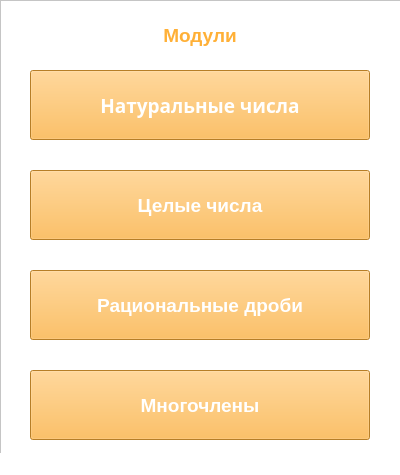
<?xml version="1.0" encoding="UTF-8"?>
<ui version="4.0">
 <class>MainWindow</class>
 <widget class="QMainWindow" name="MainWindow">
  <property name="enabled">
   <bool>true</bool>
  </property>
  <property name="geometry">
   <rect>
    <x>0</x>
    <y>0</y>
    <width>400</width>
    <height>475</height>
   </rect>
  </property>
  <property name="contextMenuPolicy">
   <enum>Qt::DefaultContextMenu</enum>
  </property>
  <property name="acceptDrops">
   <bool>false</bool>
  </property>
  <property name="windowTitle">
   <string>DM_colloquium_2019</string>
  </property>
  <property name="windowIcon">
   <iconset>
    <normaloff>../icon.ico</normaloff>../icon.ico</iconset>
  </property>
  <property name="toolTip">
   <string/>
  </property>
  <property name="layoutDirection">
   <enum>Qt::LeftToRight</enum>
  </property>
  <property name="styleSheet">
   <string notr="true">background-color: white</string>
  </property>
  <widget class="QWidget" name="centralwidget">
   <widget class="QFrame" name="frame">
    <property name="geometry">
     <rect>
      <x>0</x>
      <y>0</y>
      <width>420</width>
      <height>510</height>
     </rect>
    </property>
    <property name="frameShape">
     <enum>QFrame::StyledPanel</enum>
    </property>
    <property name="frameShadow">
     <enum>QFrame::Raised</enum>
    </property>
    <widget class="QPushButton" name="pushButton_N">
     <property name="geometry">
      <rect>
       <x>30</x>
       <y>70</y>
       <width>340</width>
       <height>70</height>
      </rect>
     </property>
     <property name="font">
      <font>
       <family>Microsoft Uighur</family>
       <pointsize>14</pointsize>
       <weight>75</weight>
       <italic>false</italic>
       <bold>true</bold>
       <underline>false</underline>
       <kerning>true</kerning>
      </font>
     </property>
     <property name="styleSheet">
      <string notr="true">background-color: #FFB037; color: white</string>
     </property>
     <property name="text">
      <string>Натуральные числа</string>
     </property>
    </widget>
    <widget class="QLabel" name="label">
     <property name="geometry">
      <rect>
       <x>30</x>
       <y>10</y>
       <width>340</width>
       <height>51</height>
      </rect>
     </property>
     <property name="sizePolicy">
      <sizepolicy hsizetype="Expanding" vsizetype="Expanding">
       <horstretch>0</horstretch>
       <verstretch>0</verstretch>
      </sizepolicy>
     </property>
     <property name="font">
      <font>
       <pointsize>14</pointsize>
       <weight>75</weight>
       <bold>true</bold>
      </font>
     </property>
     <property name="layoutDirection">
      <enum>Qt::LeftToRight</enum>
     </property>
     <property name="styleSheet">
      <string notr="true">color: #FFB037</string>
     </property>
     <property name="frameShape">
      <enum>QFrame::NoFrame</enum>
     </property>
     <property name="text">
      <string>Модули</string>
     </property>
     <property name="alignment">
      <set>Qt::AlignCenter</set>
     </property>
    </widget>
    <widget class="QPushButton" name="pushButton_Z">
     <property name="geometry">
      <rect>
       <x>30</x>
       <y>170</y>
       <width>340</width>
       <height>70</height>
      </rect>
     </property>
     <property name="font">
      <font>
       <pointsize>14</pointsize>
       <weight>75</weight>
       <italic>false</italic>
       <bold>true</bold>
       <underline>false</underline>
       <kerning>true</kerning>
      </font>
     </property>
     <property name="styleSheet">
      <string notr="true">background-color: #FFB037; color: white</string>
     </property>
     <property name="text">
      <string>Целые числа</string>
     </property>
    </widget>
    <widget class="QPushButton" name="pushButton_Q">
     <property name="geometry">
      <rect>
       <x>30</x>
       <y>270</y>
       <width>340</width>
       <height>70</height>
      </rect>
     </property>
     <property name="font">
      <font>
       <pointsize>14</pointsize>
       <weight>75</weight>
       <italic>false</italic>
       <bold>true</bold>
       <underline>false</underline>
       <kerning>true</kerning>
      </font>
     </property>
     <property name="styleSheet">
      <string notr="true">background-color: #FFB037; color: white</string>
     </property>
     <property name="text">
      <string>Рациональные дроби</string>
     </property>
    </widget>
    <widget class="QPushButton" name="pushButton_P">
     <property name="geometry">
      <rect>
       <x>30</x>
       <y>370</y>
       <width>340</width>
       <height>70</height>
      </rect>
     </property>
     <property name="font">
      <font>
       <pointsize>14</pointsize>
       <weight>75</weight>
       <italic>false</italic>
       <bold>true</bold>
       <underline>false</underline>
       <kerning>true</kerning>
      </font>
     </property>
     <property name="styleSheet">
      <string notr="true">background-color: #FFB037; color: white</string>
     </property>
     <property name="text">
      <string>Многочлены</string>
     </property>
    </widget>
   </widget>
  </widget>
  <widget class="QStatusBar" name="statusbar">
   <property name="enabled">
    <bool>true</bool>
   </property>
   <property name="contextMenuPolicy">
    <enum>Qt::DefaultContextMenu</enum>
   </property>
  </widget>
 </widget>
 <resources/>
 <connections/>
</ui>
